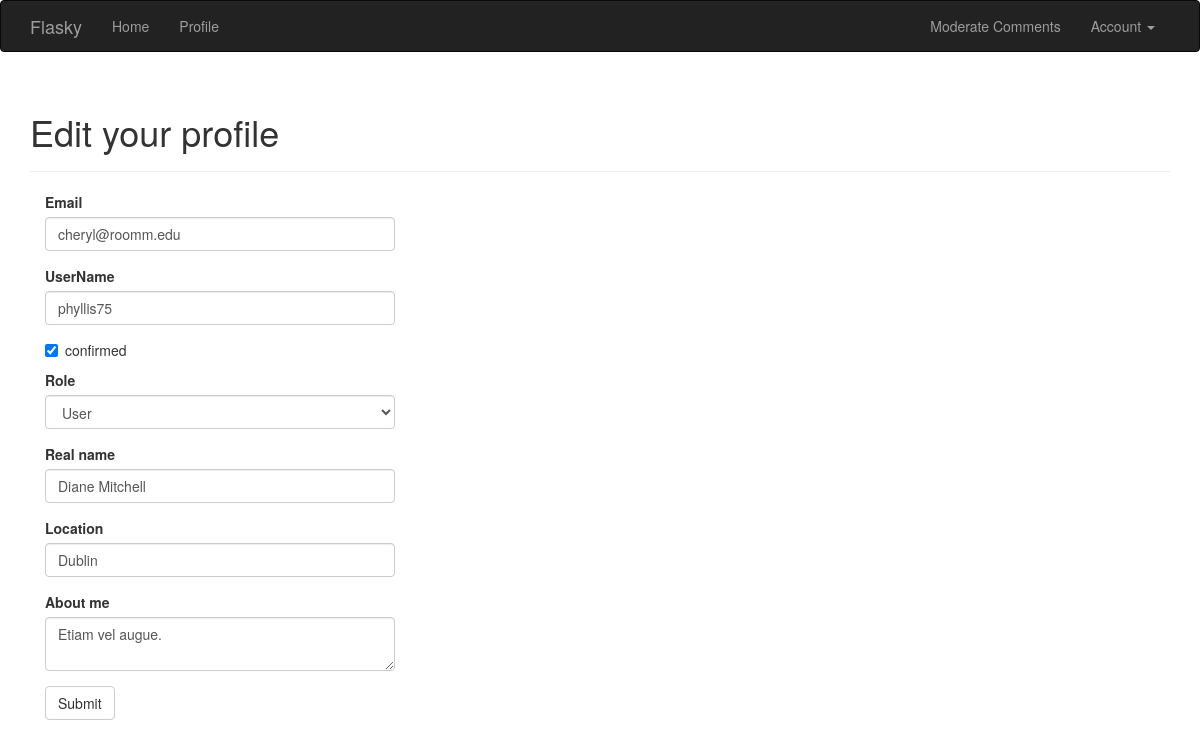
Page /edit-profile/3 (signed in) on the committed database.
### flask_mod/app/models.py (models this page shows, shortened)
class User(UserMixin, db.Model):
    __tablename__ = 'user_table'
    id = db.Column(db.Integer, primary_key=True)
    email = db.Column(db.String(64), unique=True, index=True)
    UserName = db.Column(db.String(64), unique=True, index=True)
    role_id = db.Column(db.Integer, db.ForeignKey('role_table.id'))
    password_hash = db.Column(db.String(64))
    confirmed = db.Column(db.Boolean, default=False)
    name = db.Column(db.String(64))
    location = db.Column(db.String(64))
    about_me = db.Column(db.Text())
    member_since = db.Column(db.DateTime(), default=datetime.utcnow)
    last_seen = db.Column(db.DateTime(), default=datetime.utcnow)
    avatar_hash = db.Column(db.String(32))
    posts = db.relationship('Post', backref='author', lazy='dynamic')
    comments = db.relationship('Comment', backref='author', lazy='dynamic')
    followed = db.relationship('Follow',
                               foreign_keys=[Follow.follower_id],
                               backref=db.backref('follower', lazy='joined'),
                               lazy='dynamic',
                               cascade='all, delete-orphan')
    followers = db.relationship('Follow',
                                foreign_keys=[Follow.followed_id],
                                backref=db.backref('followed', lazy='joined'),
                                lazy='dynamic',
                                cascade='all, delete-orphan')
    def can(self, permissions):
        return self.role is not None and (self.role.permissions & permissions) == permissions
    @property
    def password(self):
        raise AttributeError('Password is not a readable attribute')
    def ping(self):
        self.last_seen = datetime.utcnow()
        db.session.add(self)

### flask_mod/app/main/views.py (the view, shortened to what this page needs)
@main.route('/edit-profile/<int:id>', methods=['GET', 'POST'])
@login_required
@admin_required
def edit_profile_admin(id):
    user = User.query.get_or_404(id)
    form = EditProfileAdminForm(user=user)
    form.email.data = user.email
    form.UserName.data = user.UserName
    form.confirmed.data = user.confirmed
    form.role.data = user.role_id
    form.name.data = user.name
    form.location.data = user.location
    form.about_me.data = user.about_me
    return render_template('edit_profile.html', form=form)

### flask_mod/app/main/forms.py (shortened to what this page needs)
class EditProfileAdminForm(Form):
    email = StringField('Email', validators=[DataRequired(), Email(), Length(1, 64)])
    UserName = StringField('UserName', validators=[DataRequired(), Length(1, 64)])
    confirmed = BooleanField('confirmed')
    role = SelectField('Role', choices=[(1, 'Administrator'), (2, 'Moderator'), (3, 'User')], coerce=int)
    name = StringField('Real name', validators=[Length(0, 64)])
    location = StringField('Location', validators=[Length(0, 64)])
    about_me = TextAreaField('About me')
    submit = SubmitField('Submit')
    '''
    def __int__(self, user, *args, **kwargs):
        print '11111111111111'
        super(EditProfileAdminForm, self).__init__(*args, **kwargs)
        self.role.choices = [(role.id, role.name) for role in Role.query.order_by(Role.RoleName).all()]
        self.user = user
    '''

### flask_mod/app/auth/views.py (called while the page is built)
@auth.before_app_request
def before_request():
    if current_user.is_authenticated:
        current_user.ping()
        if not current_user.confirmed and request.endpoint[:5] != 'auth.' and request.endpoint != 'static':
            return redirect(url_for('auth.unconfirmed'))

### flask_mod/app/main/__init__.py (called while the page is built)
@main.app_context_processor
def inject_permissions():
    return dict(Permission=Permission)

### flask_mod/app/models.py (called while the page is built)
@login_manager.user_loader
def load_uesr(user_id):
    return User.query.get(int(user_id))

### flask_mod/app/templates/edit_profile.html (shortened to what this page needs)
{% extends 'base_from_bootstrap.html' %}
{% import 'bootstrap/wtf.html' as wtf %}
{% block page_content %}
<div class="page-header">
    <h1>Edit your profile</h1>
</div>
<div class="col-md-4">
    {{ wtf.quick_form(form) }}
</div>
{% endblock %}

### rows in the picture
User: email "cheryl@roomm.edu", UserName "phyllis75", confirmed "☑", role "User", name "Diane Mitchell", location "Dublin", about_me "Etiam vel augue."
